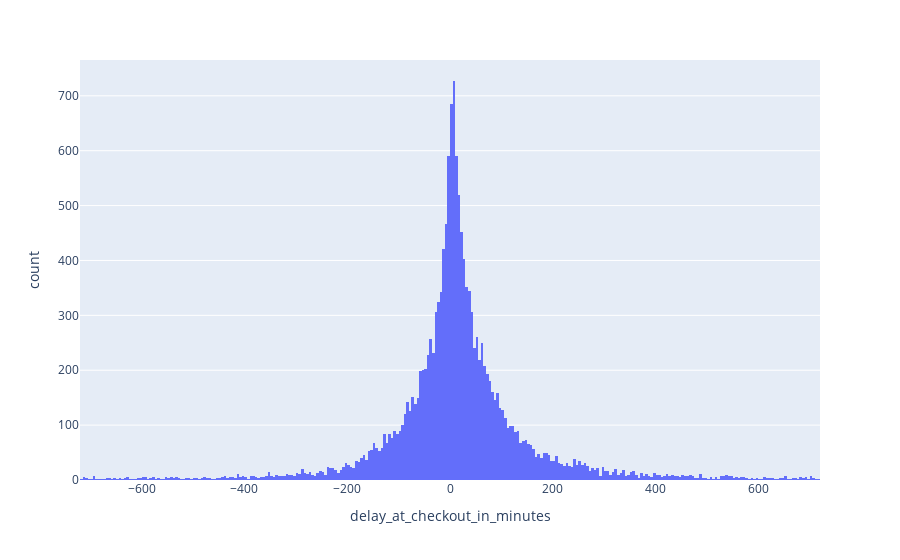
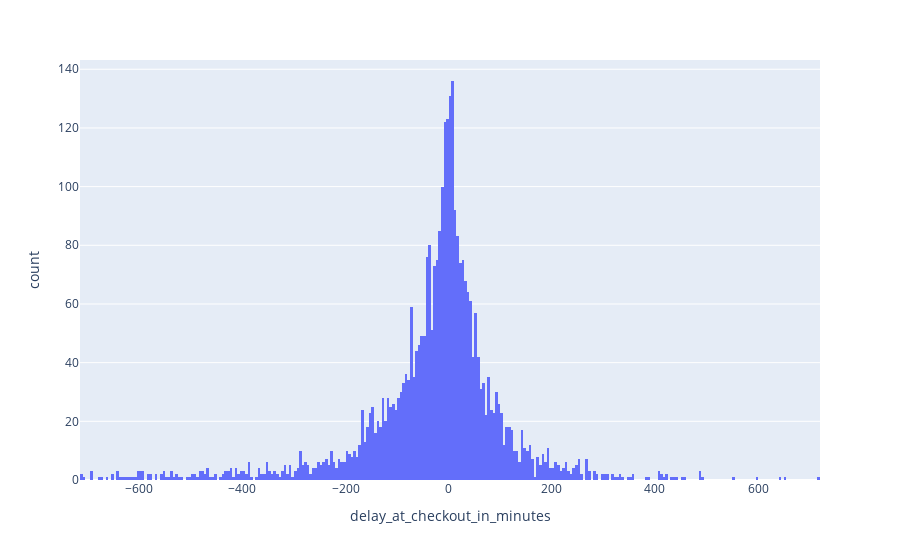
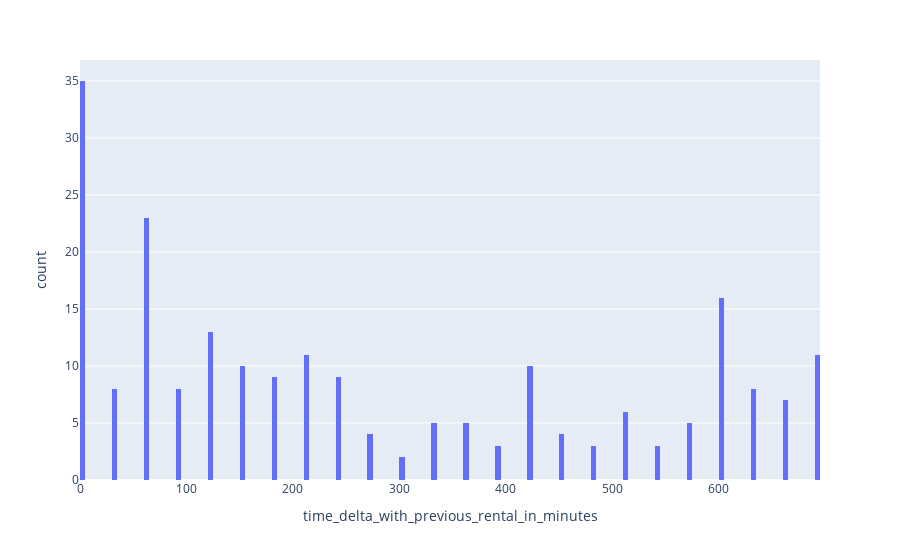

The notebook cell saved with these charts, in order:
### Code cell
df_ended = df[df["state"]=="ended"][["rental_id","delay_at_checkout_in_minutes"]]
fig = px.histogram(df_ended, x="delay_at_checkout_in_minutes", nbins=100)
fig.update_traces(xbins=dict( # bins used for histogram
        start=-720.0,
        end=720.0,
        size=5
    ))
fig.show()  
df_ended = df[df["checkin_type"]=="connect"][["rental_id","delay_at_checkout_in_minutes"]]
fig = px.histogram(df_ended, x="delay_at_checkout_in_minutes", nbins=100)
fig.update_traces(xbins=dict( # bins used for histogram
        start=-720.0,
        end=720.0,
        size=5
    ))
fig.show()  
df_ended = df[df["state"]=="canceled"][["rental_id","time_delta_with_previous_rental_in_minutes"]]
fig = px.histogram(df_ended, x="time_delta_with_previous_rental_in_minutes", nbins=100)
fig.update_traces(xbins=dict( # bins used for histogram
        start=-720.0,
        end=720.0,
        size=5
    ))
fig.show()

### Figure 1 — Plotly figure (JSON) as saved in the notebook; plotly's stock layout.template omitted (floating-point values rounded to 4 significant figures; data arrays with more than 128 entries replaced by an {"elided": "..."} marker saying what was removed)
{"data": [{"bingroup": "x", "hovertemplate": "delay_at_checkout_in_minutes=%{x}<br>count=%{y}<extra></extra>", "legendgroup": "", "marker": {"color": "#636efa", "pattern": {"shape": ""}}, "name": "", "nbinsx": 100, "orientation": "v", "showlegend": false, "type": "histogram", "x": {"elided": "18045 float values"}, "xaxis": "x", "xbins": {"end": 720, "size": 5, "start": -720}, "yaxis": "y"}], "layout": {"barmode": "relative", "legend": {"tracegroupgap": 0}, "margin": {"t": 60}, "xaxis": {"anchor": "y", "domain": [0, 1], "title": {"text": "delay_at_checkout_in_minutes"}}, "yaxis": {"anchor": "x", "domain": [0, 1], "title": {"text": "count"}}}}

### Figure 2 — Plotly figure (JSON) as saved in the notebook; plotly's stock layout.template omitted (floating-point values rounded to 4 significant figures; data arrays with more than 128 entries replaced by an {"elided": "..."} marker saying what was removed)
{"data": [{"bingroup": "x", "hovertemplate": "delay_at_checkout_in_minutes=%{x}<br>count=%{y}<extra></extra>", "legendgroup": "", "marker": {"color": "#636efa", "pattern": {"shape": ""}}, "name": "", "nbinsx": 100, "orientation": "v", "showlegend": false, "type": "histogram", "x": {"elided": "4307 float values"}, "xaxis": "x", "xbins": {"end": 720, "size": 5, "start": -720}, "yaxis": "y"}], "layout": {"barmode": "relative", "legend": {"tracegroupgap": 0}, "margin": {"t": 60}, "xaxis": {"anchor": "y", "domain": [0, 1], "title": {"text": "delay_at_checkout_in_minutes"}}, "yaxis": {"anchor": "x", "domain": [0, 1], "title": {"text": "count"}}}}

### Figure 3 — Plotly figure (JSON) as saved in the notebook; plotly's stock layout.template omitted (floating-point values rounded to 4 significant figures; data arrays with more than 128 entries replaced by an {"elided": "..."} marker saying what was removed)
{"data": [{"bingroup": "x", "hovertemplate": "time_delta_with_previous_rental_in_minutes=%{x}<br>count=%{y}<extra></extra>", "legendgroup": "", "marker": {"color": "#636efa", "pattern": {"shape": ""}}, "name": "", "nbinsx": 100, "orientation": "v", "showlegend": false, "type": "histogram", "x": {"elided": "3265 float values"}, "xaxis": "x", "xbins": {"end": 720, "size": 5, "start": -720}, "yaxis": "y"}], "layout": {"barmode": "relative", "legend": {"tracegroupgap": 0}, "margin": {"t": 60}, "xaxis": {"anchor": "y", "domain": [0, 1], "title": {"text": "time_delta_with_previous_rental_in_minutes"}}, "yaxis": {"anchor": "x", "domain": [0, 1], "title": {"text": "count"}}}}
